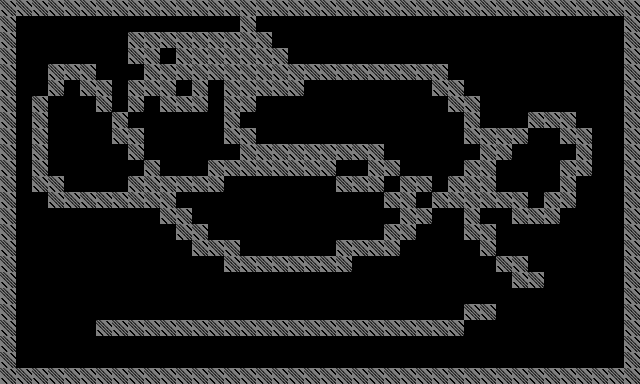

This game map was drawn from its Tiled (.tmx) file and the tilesets committed beside it. A one-line description and the full map source follow:
An orthogonal 40x24 tile map with 16x16 px tiles, 1 tile layer (tileset) and 9 objects.

<map version="1.10" tiledversion="1.12.1" orientation="orthogonal" renderorder="left-down" width="40" height="24" tilewidth="16" tileheight="16" infinite="0" nextlayerid="5" nextobjectid="11">
 <tileset firstgid="1" source="tilemap.tsx" />
 <objectgroup id="2" name="limiters">
  <object id="1" x="0" y="0" width="640" height="16" />
  <object id="2" x="624" y="0" width="16" height="384" />
  <object id="3" x="0" y="368" width="640" height="16" />
  <object id="4" x="0" y="0" width="16" height="384" />
 </objectgroup>
 <objectgroup id="4" name="interactable">
  <object id="8" x="400" y="16" width="224" height="352" />
  <object id="9" x="272" y="288" width="32" height="32" />
  <object id="10" x="576" y="320" width="48" height="48" />
 </objectgroup>
 <objectgroup id="3" name="platforms">
  <object id="6" x="96" y="320" width="368" height="16" />
  <object id="7" x="464" y="304" width="32" height="32" />
 </objectgroup>
 <layer id="1" name="tileset" width="40" height="24">
  <data encoding="csv">
1,1,1,1,1,1,1,1,1,1,1,1,1,1,1,1,1,1,1,1,1,1,1,1,1,1,1,1,1,1,1,1,1,1,1,1,1,1,1,1,
1,0,0,0,0,0,0,0,0,0,0,0,0,0,0,1,0,0,0,0,0,0,0,0,0,0,0,0,0,0,0,0,0,0,0,0,0,0,0,1,
1,0,0,0,0,0,0,0,1,1,1,1,1,1,1,1,1,0,0,0,0,0,0,0,0,0,0,0,0,0,0,0,0,0,0,0,0,0,0,1,
1,0,0,0,0,0,0,0,1,1,0,1,1,1,1,1,1,1,0,0,0,0,0,0,0,0,0,0,0,0,0,0,0,0,0,0,0,0,0,1,
1,0,0,1,1,1,0,0,0,1,1,1,1,1,1,1,1,1,1,1,1,1,1,1,1,1,1,1,0,0,0,0,0,0,0,0,0,0,0,1,
1,0,0,1,0,1,1,0,1,1,1,0,1,0,1,1,1,1,1,0,0,0,0,0,0,0,0,1,1,0,0,0,0,0,0,0,0,0,0,1,
1,0,1,0,0,0,1,0,1,0,1,1,1,0,1,1,0,0,0,0,0,0,0,0,0,0,0,0,1,1,0,0,0,0,0,0,0,0,0,1,
1,0,1,0,0,0,0,1,0,0,0,0,0,0,1,0,0,0,0,0,0,0,0,0,0,0,0,0,0,1,0,0,0,1,1,1,0,0,0,1,
1,0,1,0,0,0,0,1,1,0,0,0,0,0,1,1,0,0,0,0,0,0,0,0,0,0,0,0,0,1,1,1,1,0,0,1,1,0,0,1,
1,0,1,0,0,0,0,0,1,0,0,0,0,0,0,1,1,1,1,1,1,1,1,1,0,0,0,0,0,0,1,1,0,0,0,0,1,0,0,1,
1,0,1,0,0,0,0,0,0,1,0,0,0,1,1,1,1,1,1,1,1,0,0,1,1,0,0,0,0,1,1,0,0,0,0,1,1,0,0,1,
1,0,1,1,0,0,0,0,1,1,1,1,1,1,0,0,0,0,0,0,0,1,1,1,0,1,1,0,1,1,1,0,0,0,0,1,0,0,0,1,
1,0,0,1,1,1,1,1,1,1,1,0,0,0,0,0,0,0,0,0,0,0,0,0,1,1,0,1,1,1,1,1,1,0,1,1,0,0,0,1,
1,0,0,0,0,0,0,0,0,0,1,1,0,0,0,0,0,0,0,0,0,0,0,0,0,1,1,0,0,1,0,0,1,1,1,0,0,0,0,1,
1,0,0,0,0,0,0,0,0,0,0,1,1,0,0,0,0,0,0,0,0,0,0,0,1,1,0,0,0,1,1,0,0,0,0,0,0,0,0,1,
1,0,0,0,0,0,0,0,0,0,0,0,1,1,1,0,0,0,0,0,0,1,1,1,1,0,0,0,0,0,1,0,0,0,0,0,0,0,0,1,
1,0,0,0,0,0,0,0,0,0,0,0,0,0,1,1,1,1,1,1,1,1,0,0,0,0,0,0,0,0,0,1,1,0,0,0,0,0,0,1,
1,0,0,0,0,0,0,0,0,0,0,0,0,0,0,0,0,0,0,0,0,0,0,0,0,0,0,0,0,0,0,0,1,1,0,0,0,0,0,1,
1,0,0,0,0,0,0,0,0,0,0,0,0,0,0,0,0,0,0,0,0,0,0,0,0,0,0,0,0,0,0,0,0,0,0,0,0,0,0,1,
1,0,0,0,0,0,0,0,0,0,0,0,0,0,0,0,0,0,0,0,0,0,0,0,0,0,0,0,0,1,1,0,0,0,0,0,0,0,0,1,
1,0,0,0,0,0,1,1,1,1,1,1,1,1,1,1,1,1,1,1,1,1,1,1,1,1,1,1,1,0,0,0,0,0,0,0,0,0,0,1,
1,0,0,0,0,0,0,0,0,0,0,0,0,0,0,0,0,0,0,0,0,0,0,0,0,0,0,0,0,0,0,0,0,0,0,0,0,0,0,1,
1,0,0,0,0,0,0,0,0,0,0,0,0,0,0,0,0,0,0,0,0,0,0,0,0,0,0,0,0,0,0,0,0,0,0,0,0,0,0,1,
1,1,1,1,1,1,1,1,1,1,1,1,1,1,1,1,1,1,1,1,1,1,1,1,1,1,1,1,1,1,1,1,1,1,1,1,1,1,1,1
</data>
 </layer>
</map>
